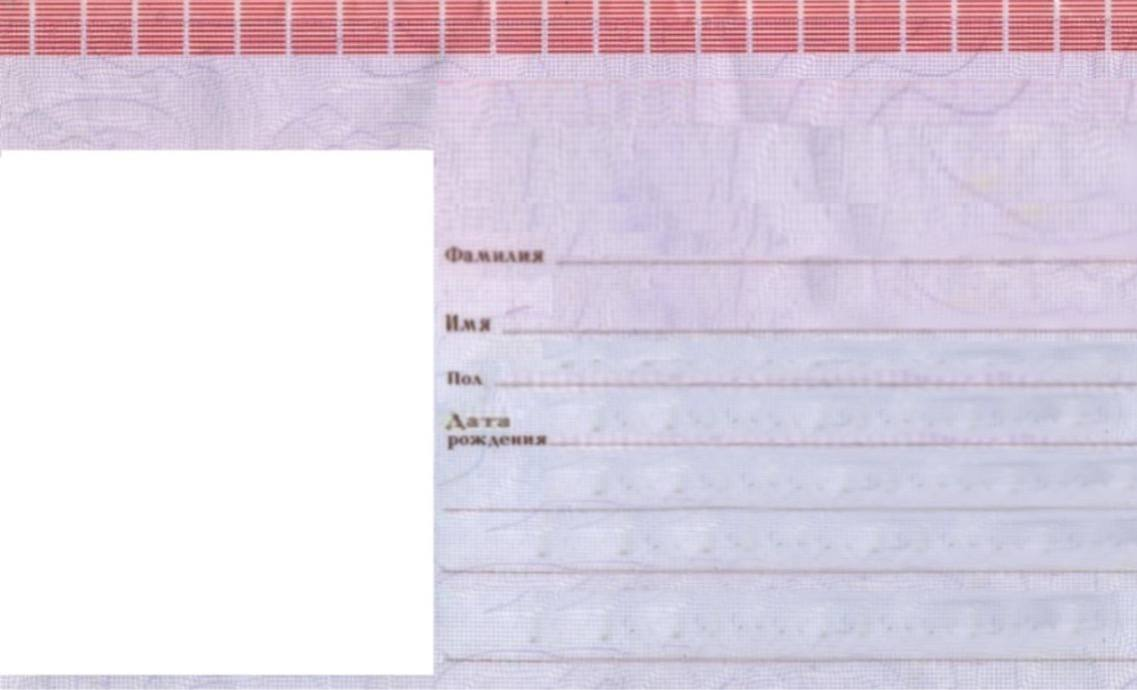
#> input picture opencvcv/pass.png, 1137 x 690 px
$ python passportFromUser.py
#> lines starting #> are read from the running program, lines starting #| are printed output that depends on the picture
import cv2
from datetime import datetime
from dateutil.relativedelta import relativedelta
from PIL import Image, ImageFont, ImageDraw

user_name = 'sdasdssdsпрgfzxcjkyt'
user_surname = 'asdsadasdwwwфыtttttt'
user_sex = 'МУЖ.'
user_age = 40

date_of_birth = datetime.strftime(datetime.now() - relativedelta(years=user_age), '%Y-%m-%d')
img = Image.open('pass.png')
#> img is the input picture: PIL image 1137x690 RGB; mean R, G, B 222.3, 212.2, 225.6
img2 = Image.open('set814237754.jpg')
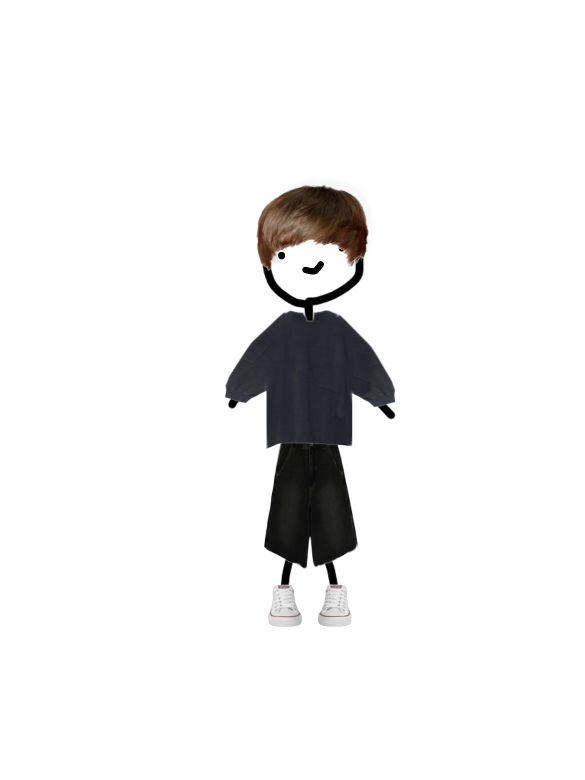
#> input picture opencvcv/set814237754.jpg, 1170 x 1560 px (shown at 1/2 size)
#> img2 is the input picture: PIL image 1170x1560 RGBA; mean R, G, B, A 5.9, 5.5, 5.6, 20.9
draw = ImageDraw.Draw(img)
font = ImageFont.truetype('comici.ttf', 40)
draw.text((570,210), user_surname, (0,0,0), font=font)
draw.text((520,280), user_name, (0,0,0), font=font)
draw.text((500,333), user_sex, (0,0,0), font=font)
draw.text((560,390), date_of_birth, (0,0,0), font=font)
img2 = img2.crop((420, 200, 870, 720))
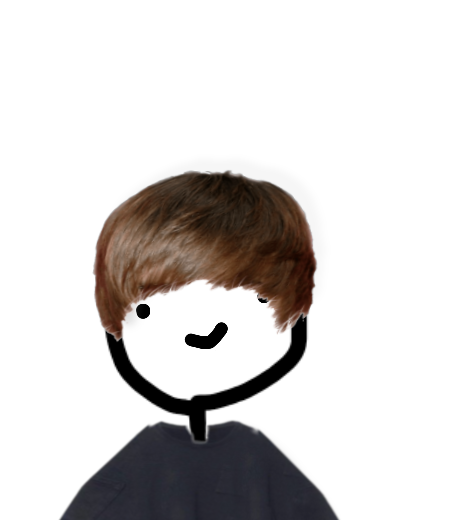
#> img2: PIL image 450x520 RGBA; mean R, G, B, A 27.6, 24.8, 23.8, 68.3; transparent parts drawn white
img.paste(img2, (30,156), mask=img2)
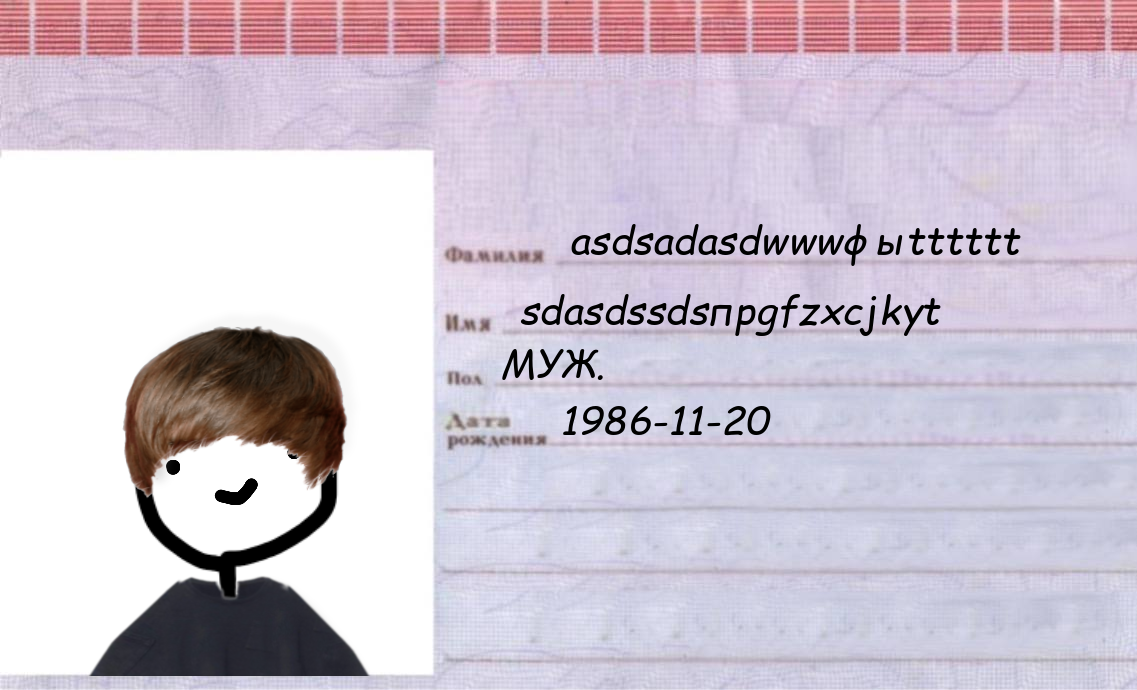
#> img: PIL image 1137x690 RGB; mean R, G, B 207.1, 196.3, 209
img.save("papa.png")
# [12 lines of commented-out code are left out]
